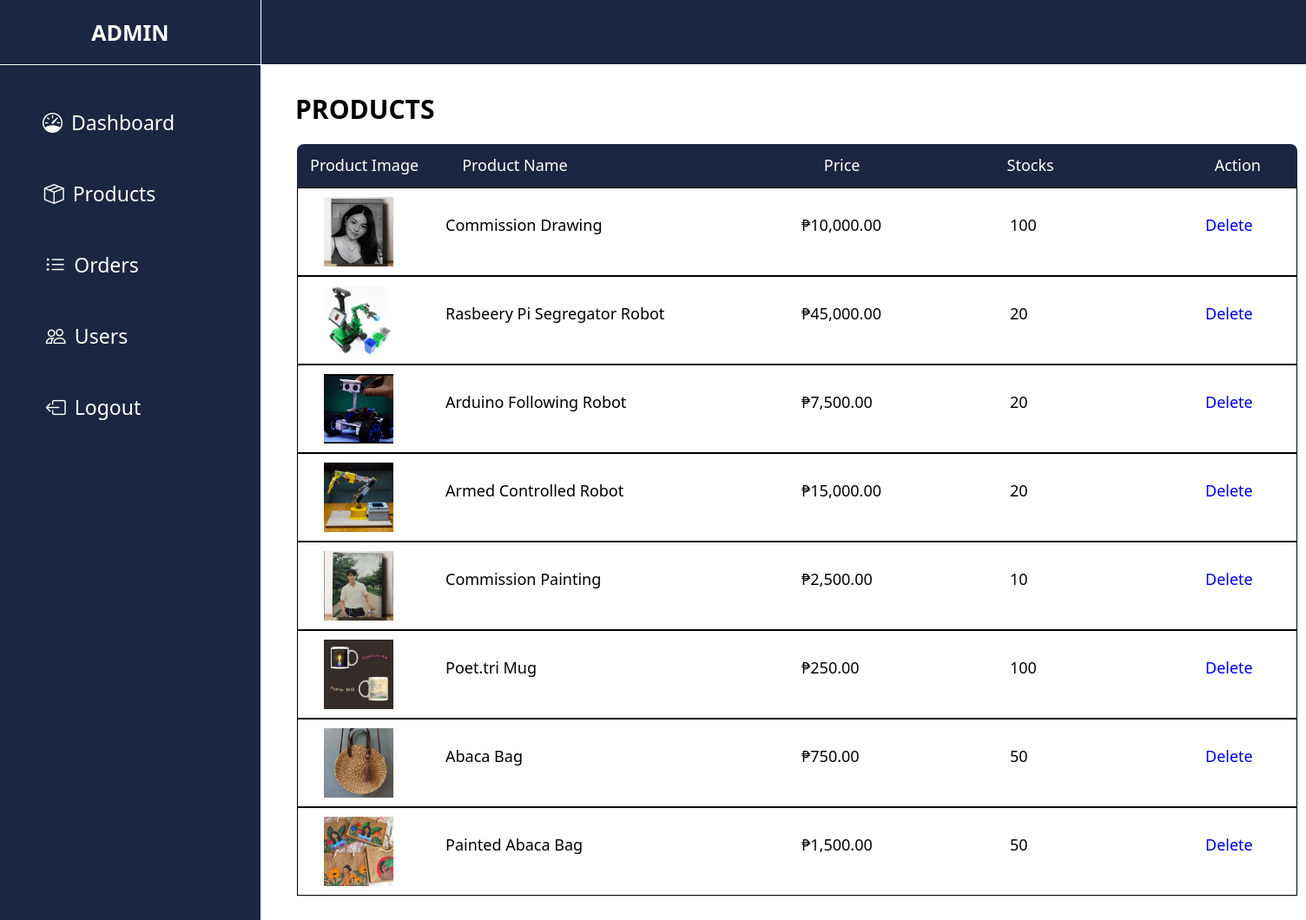
Page /Product-admin.php on the earlier database version.
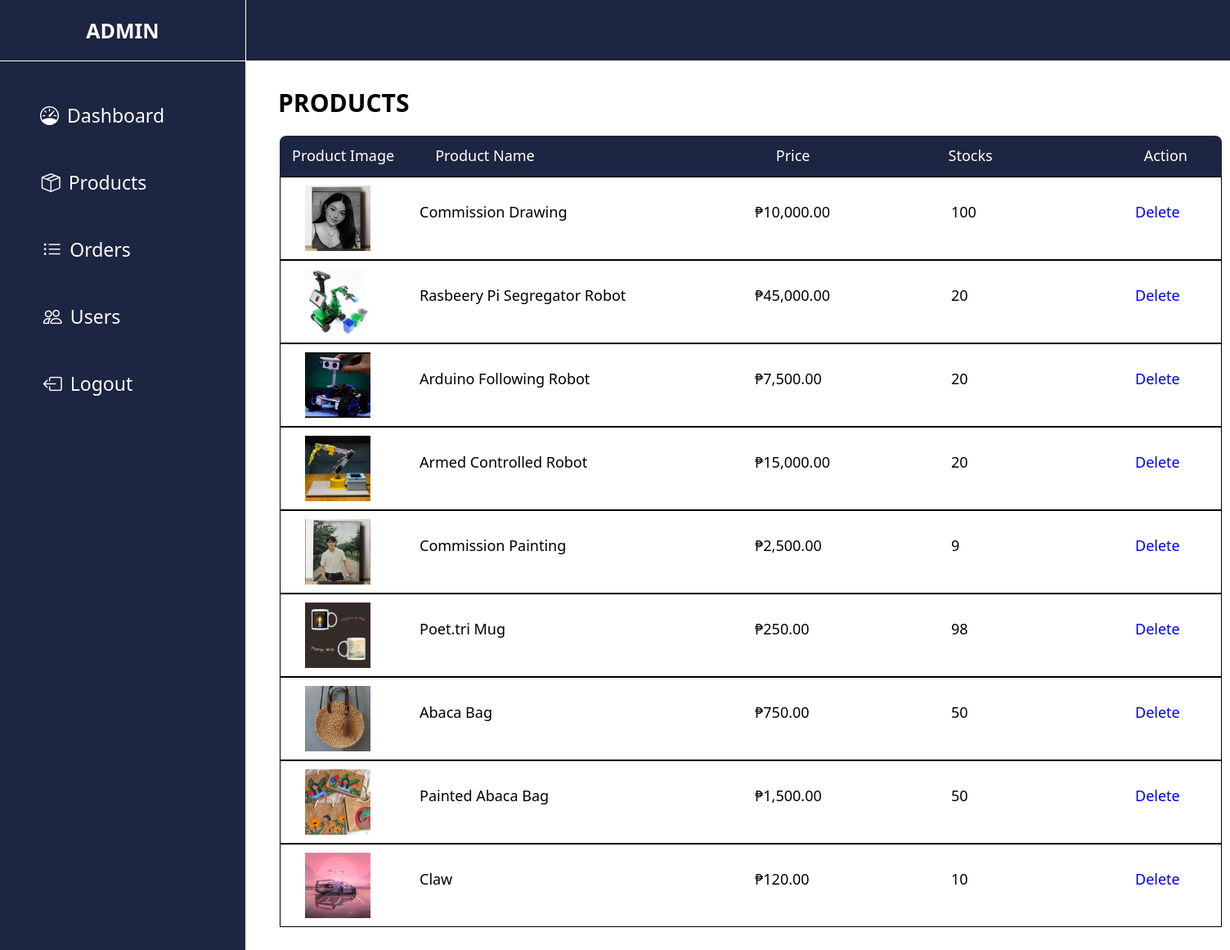
Same page on the later database version.
### tables this page shows
CREATE TABLE `product` (
  `product_id` int(11) NOT NULL,
  `product_img` varchar(1000) NOT NULL,
  `name` varchar(255) NOT NULL,
  `description` text DEFAULT NULL,
  `price` decimal(10,2) NOT NULL,
  `customer_id` int(11) NOT NULL,
  `owner` varchar(255) NOT NULL,
  `showcase_id` int(11) NOT NULL,
  `showcase_name` varchar(50) NOT NULL,
  `stocks` int(11) NOT NULL,
  `sold` int(11) NOT NULL
);

### Product-admin.php (the view, shortened to what this page needs)
<?php
$servername = "localhost";
$username = "root";
$password = "";
$dbname = "unboxed";
$conn = new mysqli($servername, $username, $password, $dbname);
$query = "SELECT * FROM product";
$result = mysqli_query($conn, $query);
?>
<!DOCTYPE html>
<html lang="en">
<head>
  <link rel="stylesheet" href="admin.css?v=<?php echo time(); ?>">
  <link rel="stylesheet" href="https://cdn.jsdelivr.net/npm/bootstrap-icons@1.3.0/font/bootstrap-icons.css">
</head>
<body>
  <div class="sidebar">
    <div class="nav-top">
    </div>
        <a href="#">
        </a>
        <h2>Admin</h2>
        <ul class="nav">
            <li>
                <a href="admin.php">
                <i class="bi bi-speedometer"></i>
                    <span>Dashboard</span>
                </a>
            </li>
            <li>
                <a href="Product-admin.php">
                <i class="bi bi-box-seam"></i>
                    <span>Products</span>
                </a>
            </li>
            <li>
                <a href="Orders-admin.php">
                <i class="bi bi-list-ul"></i>
                    <span>Orders</span>
                </a>
            </li>
            <li>
                <a href="users.php">
                <i class="bi bi-people"></i>
                    <span>Users</span>
                </a>
            </li>
            <li>
            <a href="login.php" onclick="return confirm('Are you sure you want to logout?')">
            <i class="bi bi-box-arrow-left"></i>
          <span>Logout</span>
                </a>
            </li>
        </ul>
    </div>
    <div class="product-main">
    <h1>PRODUCTS</h1>
    <div class="header-order">
      <p class="prod-img">Product Image</p>
      <p class="prod-name">Product Name</p>
      <p class="prod-price">Price</p>
      <p class="prod-stock">Stocks</p>
      <p class="prod-action">Action</p>
    </div>
    <?php while ($row = mysqli_fetch_assoc($result)) { ?>
      <div class="prod-con">
        <img src="<?php echo $row['product_img']; ?>" alt="<?php echo $row['name']; ?>" class="product-image">
        <p class="product-name"><?php echo $row['name']; ?></p>
        <p class="product-price">₱<?php echo number_format($row['price'], 2); ?></p>
        <p class="product-stock"><?php echo $row['stocks']; ?></p>
        <p class="product-action">
          <a href="delete_product.php?id=<?php echo $row['product_id']; ?>" onclick="return confirm('Are you sure you want to delete this product?')">Delete</a>
        </p>
      </div>
    <?php } ?>
  </div>
</body>
</html>

Differences in the rows shown:
changed product "Commission Painting": stocks "10" → "9"
changed product "Poet.tri Mug": stocks "100" → "98"
added product: product_img (picture), name "Claw", price "120.00", stocks "10"
